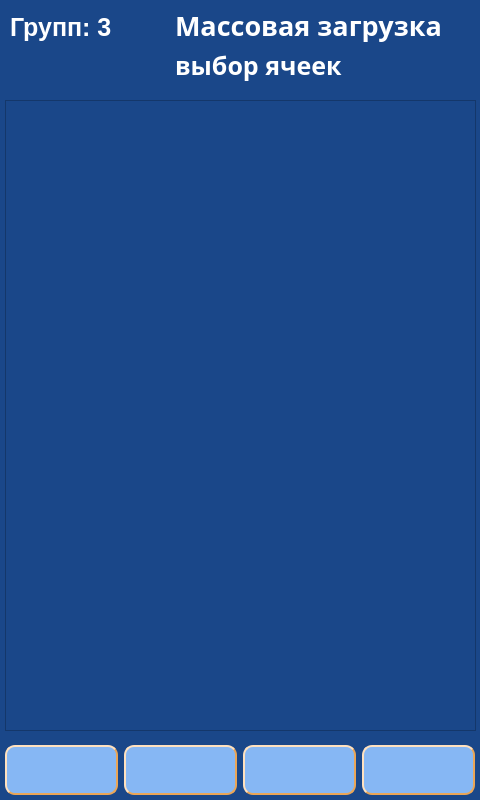
<?xml version="1.0" encoding="UTF-8"?>
<ui version="4.0">
 <class>screen_15_mass_load</class>
 <widget class="QWidget" name="screen_15_mass_load">
  <property name="geometry">
   <rect>
    <x>0</x>
    <y>0</y>
    <width>480</width>
    <height>800</height>
   </rect>
  </property>
  <property name="windowTitle">
   <string>screen_15_mass_load</string>
  </property>
  <property name="styleSheet">
   <string notr="true">background-color: #1A4789;</string>
  </property>
  <widget class="QPushButton" name="btn_up">
   <property name="geometry">
    <rect>
     <x>5</x>
     <y>745</y>
     <width>113</width>
     <height>50</height>
    </rect>
   </property>
   <property name="palette">
    <palette>
     <active>
      <colorrole role="WindowText">
       <brush brushstyle="SolidPattern">
        <color alpha="255">
         <red>0</red>
         <green>0</green>
         <blue>0</blue>
        </color>
       </brush>
      </colorrole>
      <colorrole role="Button">
       <brush brushstyle="SolidPattern">
        <color alpha="255">
         <red>134</red>
         <green>183</green>
         <blue>244</blue>
        </color>
       </brush>
      </colorrole>
      <colorrole role="Text">
       <brush brushstyle="SolidPattern">
        <color alpha="255">
         <red>0</red>
         <green>0</green>
         <blue>0</blue>
        </color>
       </brush>
      </colorrole>
      <colorrole role="ButtonText">
       <brush brushstyle="SolidPattern">
        <color alpha="255">
         <red>0</red>
         <green>0</green>
         <blue>0</blue>
        </color>
       </brush>
      </colorrole>
      <colorrole role="Base">
       <brush brushstyle="SolidPattern">
        <color alpha="255">
         <red>134</red>
         <green>183</green>
         <blue>244</blue>
        </color>
       </brush>
      </colorrole>
      <colorrole role="Window">
       <brush brushstyle="SolidPattern">
        <color alpha="255">
         <red>134</red>
         <green>183</green>
         <blue>244</blue>
        </color>
       </brush>
      </colorrole>
      <colorrole role="PlaceholderText">
       <brush brushstyle="NoBrush">
        <color alpha="128">
         <red>0</red>
         <green>0</green>
         <blue>0</blue>
        </color>
       </brush>
      </colorrole>
     </active>
     <inactive>
      <colorrole role="WindowText">
       <brush brushstyle="SolidPattern">
        <color alpha="255">
         <red>0</red>
         <green>0</green>
         <blue>0</blue>
        </color>
       </brush>
      </colorrole>
      <colorrole role="Button">
       <brush brushstyle="SolidPattern">
        <color alpha="255">
         <red>134</red>
         <green>183</green>
         <blue>244</blue>
        </color>
       </brush>
      </colorrole>
      <colorrole role="Text">
       <brush brushstyle="SolidPattern">
        <color alpha="255">
         <red>0</red>
         <green>0</green>
         <blue>0</blue>
        </color>
       </brush>
      </colorrole>
      <colorrole role="ButtonText">
       <brush brushstyle="SolidPattern">
        <color alpha="255">
         <red>0</red>
         <green>0</green>
         <blue>0</blue>
        </color>
       </brush>
      </colorrole>
      <colorrole role="Base">
       <brush brushstyle="SolidPattern">
        <color alpha="255">
         <red>134</red>
         <green>183</green>
         <blue>244</blue>
        </color>
       </brush>
      </colorrole>
      <colorrole role="Window">
       <brush brushstyle="SolidPattern">
        <color alpha="255">
         <red>134</red>
         <green>183</green>
         <blue>244</blue>
        </color>
       </brush>
      </colorrole>
      <colorrole role="PlaceholderText">
       <brush brushstyle="NoBrush">
        <color alpha="128">
         <red>0</red>
         <green>0</green>
         <blue>0</blue>
        </color>
       </brush>
      </colorrole>
     </inactive>
     <disabled>
      <colorrole role="WindowText">
       <brush brushstyle="SolidPattern">
        <color alpha="255">
         <red>0</red>
         <green>0</green>
         <blue>0</blue>
        </color>
       </brush>
      </colorrole>
      <colorrole role="Button">
       <brush brushstyle="SolidPattern">
        <color alpha="255">
         <red>134</red>
         <green>183</green>
         <blue>244</blue>
        </color>
       </brush>
      </colorrole>
      <colorrole role="Text">
       <brush brushstyle="SolidPattern">
        <color alpha="255">
         <red>0</red>
         <green>0</green>
         <blue>0</blue>
        </color>
       </brush>
      </colorrole>
      <colorrole role="ButtonText">
       <brush brushstyle="SolidPattern">
        <color alpha="255">
         <red>0</red>
         <green>0</green>
         <blue>0</blue>
        </color>
       </brush>
      </colorrole>
      <colorrole role="Base">
       <brush brushstyle="SolidPattern">
        <color alpha="255">
         <red>134</red>
         <green>183</green>
         <blue>244</blue>
        </color>
       </brush>
      </colorrole>
      <colorrole role="Window">
       <brush brushstyle="SolidPattern">
        <color alpha="255">
         <red>134</red>
         <green>183</green>
         <blue>244</blue>
        </color>
       </brush>
      </colorrole>
      <colorrole role="PlaceholderText">
       <brush brushstyle="NoBrush">
        <color alpha="128">
         <red>0</red>
         <green>0</green>
         <blue>0</blue>
        </color>
       </brush>
      </colorrole>
     </disabled>
    </palette>
   </property>
   <property name="font">
    <font>
     <family>Arial Black</family>
     <pointsize>20</pointsize>
     <weight>75</weight>
     <bold>true</bold>
    </font>
   </property>
   <property name="contextMenuPolicy">
    <enum>Qt::DefaultContextMenu</enum>
   </property>
   <property name="layoutDirection">
    <enum>Qt::LeftToRight</enum>
   </property>
   <property name="styleSheet">
    <string notr="true">color: #000000;
background-color: #86B7F4;
border-width: 2px;
border-style: outset;
border-color: #EAA657;
border-radius: 10px;</string>
   </property>
   <property name="text">
    <string/>
   </property>
   <property name="icon">
    <iconset resource="../img/resources.qrc">
     <normaloff>:/icons/sort_name.png</normaloff>:/icons/sort_name.png</iconset>
   </property>
   <property name="iconSize">
    <size>
     <width>37</width>
     <height>37</height>
    </size>
   </property>
  </widget>
  <widget class="QLabel" name="lbl_group_count">
   <property name="enabled">
    <bool>true</bool>
   </property>
   <property name="geometry">
    <rect>
     <x>10</x>
     <y>12</y>
     <width>131</width>
     <height>30</height>
    </rect>
   </property>
   <property name="font">
    <font>
     <family>Arial</family>
     <pointsize>19</pointsize>
     <weight>75</weight>
     <bold>true</bold>
    </font>
   </property>
   <property name="layoutDirection">
    <enum>Qt::LeftToRight</enum>
   </property>
   <property name="styleSheet">
    <string notr="true">color: #FFFFFF;
background-color: #1A4789;
border-width: 0px;
border-radius: 0px;</string>
   </property>
   <property name="text">
    <string>Групп: 3</string>
   </property>
  </widget>
  <widget class="QLabel" name="lbl_info_2">
   <property name="enabled">
    <bool>true</bool>
   </property>
   <property name="geometry">
    <rect>
     <x>175</x>
     <y>45</y>
     <width>181</width>
     <height>40</height>
    </rect>
   </property>
   <property name="font">
    <font>
     <family>Arial Black</family>
     <pointsize>19</pointsize>
     <weight>75</weight>
     <bold>true</bold>
    </font>
   </property>
   <property name="layoutDirection">
    <enum>Qt::LeftToRight</enum>
   </property>
   <property name="styleSheet">
    <string notr="true">color: #FFFFFF;
background-color: #1A4789;
border-width: 0px;
border-radius: 0px;</string>
   </property>
   <property name="text">
    <string>выбор ячеек</string>
   </property>
  </widget>
  <widget class="QPushButton" name="btn_back">
   <property name="geometry">
    <rect>
     <x>243</x>
     <y>745</y>
     <width>113</width>
     <height>50</height>
    </rect>
   </property>
   <property name="palette">
    <palette>
     <active>
      <colorrole role="WindowText">
       <brush brushstyle="SolidPattern">
        <color alpha="255">
         <red>0</red>
         <green>0</green>
         <blue>0</blue>
        </color>
       </brush>
      </colorrole>
      <colorrole role="Button">
       <brush brushstyle="SolidPattern">
        <color alpha="255">
         <red>134</red>
         <green>183</green>
         <blue>244</blue>
        </color>
       </brush>
      </colorrole>
      <colorrole role="Text">
       <brush brushstyle="SolidPattern">
        <color alpha="255">
         <red>0</red>
         <green>0</green>
         <blue>0</blue>
        </color>
       </brush>
      </colorrole>
      <colorrole role="ButtonText">
       <brush brushstyle="SolidPattern">
        <color alpha="255">
         <red>0</red>
         <green>0</green>
         <blue>0</blue>
        </color>
       </brush>
      </colorrole>
      <colorrole role="Base">
       <brush brushstyle="SolidPattern">
        <color alpha="255">
         <red>134</red>
         <green>183</green>
         <blue>244</blue>
        </color>
       </brush>
      </colorrole>
      <colorrole role="Window">
       <brush brushstyle="SolidPattern">
        <color alpha="255">
         <red>134</red>
         <green>183</green>
         <blue>244</blue>
        </color>
       </brush>
      </colorrole>
      <colorrole role="PlaceholderText">
       <brush brushstyle="NoBrush">
        <color alpha="128">
         <red>0</red>
         <green>0</green>
         <blue>0</blue>
        </color>
       </brush>
      </colorrole>
     </active>
     <inactive>
      <colorrole role="WindowText">
       <brush brushstyle="SolidPattern">
        <color alpha="255">
         <red>0</red>
         <green>0</green>
         <blue>0</blue>
        </color>
       </brush>
      </colorrole>
      <colorrole role="Button">
       <brush brushstyle="SolidPattern">
        <color alpha="255">
         <red>134</red>
         <green>183</green>
         <blue>244</blue>
        </color>
       </brush>
      </colorrole>
      <colorrole role="Text">
       <brush brushstyle="SolidPattern">
        <color alpha="255">
         <red>0</red>
         <green>0</green>
         <blue>0</blue>
        </color>
       </brush>
      </colorrole>
      <colorrole role="ButtonText">
       <brush brushstyle="SolidPattern">
        <color alpha="255">
         <red>0</red>
         <green>0</green>
         <blue>0</blue>
        </color>
       </brush>
      </colorrole>
      <colorrole role="Base">
       <brush brushstyle="SolidPattern">
        <color alpha="255">
         <red>134</red>
         <green>183</green>
         <blue>244</blue>
        </color>
       </brush>
      </colorrole>
      <colorrole role="Window">
       <brush brushstyle="SolidPattern">
        <color alpha="255">
         <red>134</red>
         <green>183</green>
         <blue>244</blue>
        </color>
       </brush>
      </colorrole>
      <colorrole role="PlaceholderText">
       <brush brushstyle="NoBrush">
        <color alpha="128">
         <red>0</red>
         <green>0</green>
         <blue>0</blue>
        </color>
       </brush>
      </colorrole>
     </inactive>
     <disabled>
      <colorrole role="WindowText">
       <brush brushstyle="SolidPattern">
        <color alpha="255">
         <red>0</red>
         <green>0</green>
         <blue>0</blue>
        </color>
       </brush>
      </colorrole>
      <colorrole role="Button">
       <brush brushstyle="SolidPattern">
        <color alpha="255">
         <red>134</red>
         <green>183</green>
         <blue>244</blue>
        </color>
       </brush>
      </colorrole>
      <colorrole role="Text">
       <brush brushstyle="SolidPattern">
        <color alpha="255">
         <red>0</red>
         <green>0</green>
         <blue>0</blue>
        </color>
       </brush>
      </colorrole>
      <colorrole role="ButtonText">
       <brush brushstyle="SolidPattern">
        <color alpha="255">
         <red>0</red>
         <green>0</green>
         <blue>0</blue>
        </color>
       </brush>
      </colorrole>
      <colorrole role="Base">
       <brush brushstyle="SolidPattern">
        <color alpha="255">
         <red>134</red>
         <green>183</green>
         <blue>244</blue>
        </color>
       </brush>
      </colorrole>
      <colorrole role="Window">
       <brush brushstyle="SolidPattern">
        <color alpha="255">
         <red>134</red>
         <green>183</green>
         <blue>244</blue>
        </color>
       </brush>
      </colorrole>
      <colorrole role="PlaceholderText">
       <brush brushstyle="NoBrush">
        <color alpha="128">
         <red>0</red>
         <green>0</green>
         <blue>0</blue>
        </color>
       </brush>
      </colorrole>
     </disabled>
    </palette>
   </property>
   <property name="font">
    <font>
     <family>Arial Black</family>
     <pointsize>20</pointsize>
     <weight>75</weight>
     <bold>true</bold>
    </font>
   </property>
   <property name="contextMenuPolicy">
    <enum>Qt::DefaultContextMenu</enum>
   </property>
   <property name="layoutDirection">
    <enum>Qt::LeftToRight</enum>
   </property>
   <property name="styleSheet">
    <string notr="true">color: #000000;
background-color: #86B7F4;
border-width: 2px;
border-style: outset;
border-color: #EAA657;
border-radius: 10px;</string>
   </property>
   <property name="text">
    <string/>
   </property>
   <property name="icon">
    <iconset resource="../img/resources.qrc">
     <normaloff>:/icons/back.png</normaloff>:/icons/back.png</iconset>
   </property>
   <property name="iconSize">
    <size>
     <width>51</width>
     <height>51</height>
    </size>
   </property>
  </widget>
  <widget class="QPushButton" name="btn_load_ok">
   <property name="geometry">
    <rect>
     <x>124</x>
     <y>745</y>
     <width>113</width>
     <height>50</height>
    </rect>
   </property>
   <property name="palette">
    <palette>
     <active>
      <colorrole role="WindowText">
       <brush brushstyle="SolidPattern">
        <color alpha="255">
         <red>0</red>
         <green>0</green>
         <blue>0</blue>
        </color>
       </brush>
      </colorrole>
      <colorrole role="Button">
       <brush brushstyle="SolidPattern">
        <color alpha="255">
         <red>134</red>
         <green>183</green>
         <blue>244</blue>
        </color>
       </brush>
      </colorrole>
      <colorrole role="Text">
       <brush brushstyle="SolidPattern">
        <color alpha="255">
         <red>0</red>
         <green>0</green>
         <blue>0</blue>
        </color>
       </brush>
      </colorrole>
      <colorrole role="ButtonText">
       <brush brushstyle="SolidPattern">
        <color alpha="255">
         <red>0</red>
         <green>0</green>
         <blue>0</blue>
        </color>
       </brush>
      </colorrole>
      <colorrole role="Base">
       <brush brushstyle="SolidPattern">
        <color alpha="255">
         <red>134</red>
         <green>183</green>
         <blue>244</blue>
        </color>
       </brush>
      </colorrole>
      <colorrole role="Window">
       <brush brushstyle="SolidPattern">
        <color alpha="255">
         <red>134</red>
         <green>183</green>
         <blue>244</blue>
        </color>
       </brush>
      </colorrole>
      <colorrole role="PlaceholderText">
       <brush brushstyle="NoBrush">
        <color alpha="128">
         <red>0</red>
         <green>0</green>
         <blue>0</blue>
        </color>
       </brush>
      </colorrole>
     </active>
     <inactive>
      <colorrole role="WindowText">
       <brush brushstyle="SolidPattern">
        <color alpha="255">
         <red>0</red>
         <green>0</green>
         <blue>0</blue>
        </color>
       </brush>
      </colorrole>
      <colorrole role="Button">
       <brush brushstyle="SolidPattern">
        <color alpha="255">
         <red>134</red>
         <green>183</green>
         <blue>244</blue>
        </color>
       </brush>
      </colorrole>
      <colorrole role="Text">
       <brush brushstyle="SolidPattern">
        <color alpha="255">
         <red>0</red>
         <green>0</green>
         <blue>0</blue>
        </color>
       </brush>
      </colorrole>
      <colorrole role="ButtonText">
       <brush brushstyle="SolidPattern">
        <color alpha="255">
         <red>0</red>
         <green>0</green>
         <blue>0</blue>
        </color>
       </brush>
      </colorrole>
      <colorrole role="Base">
       <brush brushstyle="SolidPattern">
        <color alpha="255">
         <red>134</red>
         <green>183</green>
         <blue>244</blue>
        </color>
       </brush>
      </colorrole>
      <colorrole role="Window">
       <brush brushstyle="SolidPattern">
        <color alpha="255">
         <red>134</red>
         <green>183</green>
         <blue>244</blue>
        </color>
       </brush>
      </colorrole>
      <colorrole role="PlaceholderText">
       <brush brushstyle="NoBrush">
        <color alpha="128">
         <red>0</red>
         <green>0</green>
         <blue>0</blue>
        </color>
       </brush>
      </colorrole>
     </inactive>
     <disabled>
      <colorrole role="WindowText">
       <brush brushstyle="SolidPattern">
        <color alpha="255">
         <red>0</red>
         <green>0</green>
         <blue>0</blue>
        </color>
       </brush>
      </colorrole>
      <colorrole role="Button">
       <brush brushstyle="SolidPattern">
        <color alpha="255">
         <red>134</red>
         <green>183</green>
         <blue>244</blue>
        </color>
       </brush>
      </colorrole>
      <colorrole role="Text">
       <brush brushstyle="SolidPattern">
        <color alpha="255">
         <red>0</red>
         <green>0</green>
         <blue>0</blue>
        </color>
       </brush>
      </colorrole>
      <colorrole role="ButtonText">
       <brush brushstyle="SolidPattern">
        <color alpha="255">
         <red>0</red>
         <green>0</green>
         <blue>0</blue>
        </color>
       </brush>
      </colorrole>
      <colorrole role="Base">
       <brush brushstyle="SolidPattern">
        <color alpha="255">
         <red>134</red>
         <green>183</green>
         <blue>244</blue>
        </color>
       </brush>
      </colorrole>
      <colorrole role="Window">
       <brush brushstyle="SolidPattern">
        <color alpha="255">
         <red>134</red>
         <green>183</green>
         <blue>244</blue>
        </color>
       </brush>
      </colorrole>
      <colorrole role="PlaceholderText">
       <brush brushstyle="NoBrush">
        <color alpha="128">
         <red>0</red>
         <green>0</green>
         <blue>0</blue>
        </color>
       </brush>
      </colorrole>
     </disabled>
    </palette>
   </property>
   <property name="font">
    <font>
     <family>Arial Black</family>
     <pointsize>20</pointsize>
     <weight>75</weight>
     <bold>true</bold>
    </font>
   </property>
   <property name="contextMenuPolicy">
    <enum>Qt::DefaultContextMenu</enum>
   </property>
   <property name="layoutDirection">
    <enum>Qt::LeftToRight</enum>
   </property>
   <property name="styleSheet">
    <string notr="true">color: #000000;
background-color: #86B7F4;
border-width: 2px;
border-style: outset;
border-color: #EAA657;
border-radius: 10px;</string>
   </property>
   <property name="text">
    <string/>
   </property>
   <property name="icon">
    <iconset>
     <normalon>:/icons/ok.png</normalon>
    </iconset>
   </property>
   <property name="iconSize">
    <size>
     <width>51</width>
     <height>51</height>
    </size>
   </property>
  </widget>
  <widget class="QLabel" name="lbl_info_1">
   <property name="enabled">
    <bool>true</bool>
   </property>
   <property name="geometry">
    <rect>
     <x>175</x>
     <y>5</y>
     <width>300</width>
     <height>40</height>
    </rect>
   </property>
   <property name="font">
    <font>
     <family>Arial Black</family>
     <pointsize>20</pointsize>
     <weight>75</weight>
     <bold>true</bold>
    </font>
   </property>
   <property name="layoutDirection">
    <enum>Qt::LeftToRight</enum>
   </property>
   <property name="styleSheet">
    <string notr="true">color: #FFFFFF;
background-color: #1A4789;
border-width: 0px;
border-radius: 0px;</string>
   </property>
   <property name="text">
    <string>Массовая загрузка</string>
   </property>
  </widget>
  <widget class="QPushButton" name="btn_down">
   <property name="geometry">
    <rect>
     <x>362</x>
     <y>745</y>
     <width>113</width>
     <height>50</height>
    </rect>
   </property>
   <property name="palette">
    <palette>
     <active>
      <colorrole role="WindowText">
       <brush brushstyle="SolidPattern">
        <color alpha="255">
         <red>0</red>
         <green>0</green>
         <blue>0</blue>
        </color>
       </brush>
      </colorrole>
      <colorrole role="Button">
       <brush brushstyle="SolidPattern">
        <color alpha="255">
         <red>134</red>
         <green>183</green>
         <blue>244</blue>
        </color>
       </brush>
      </colorrole>
      <colorrole role="Text">
       <brush brushstyle="SolidPattern">
        <color alpha="255">
         <red>0</red>
         <green>0</green>
         <blue>0</blue>
        </color>
       </brush>
      </colorrole>
      <colorrole role="ButtonText">
       <brush brushstyle="SolidPattern">
        <color alpha="255">
         <red>0</red>
         <green>0</green>
         <blue>0</blue>
        </color>
       </brush>
      </colorrole>
      <colorrole role="Base">
       <brush brushstyle="SolidPattern">
        <color alpha="255">
         <red>134</red>
         <green>183</green>
         <blue>244</blue>
        </color>
       </brush>
      </colorrole>
      <colorrole role="Window">
       <brush brushstyle="SolidPattern">
        <color alpha="255">
         <red>134</red>
         <green>183</green>
         <blue>244</blue>
        </color>
       </brush>
      </colorrole>
      <colorrole role="PlaceholderText">
       <brush brushstyle="NoBrush">
        <color alpha="128">
         <red>0</red>
         <green>0</green>
         <blue>0</blue>
        </color>
       </brush>
      </colorrole>
     </active>
     <inactive>
      <colorrole role="WindowText">
       <brush brushstyle="SolidPattern">
        <color alpha="255">
         <red>0</red>
         <green>0</green>
         <blue>0</blue>
        </color>
       </brush>
      </colorrole>
      <colorrole role="Button">
       <brush brushstyle="SolidPattern">
        <color alpha="255">
         <red>134</red>
         <green>183</green>
         <blue>244</blue>
        </color>
       </brush>
      </colorrole>
      <colorrole role="Text">
       <brush brushstyle="SolidPattern">
        <color alpha="255">
         <red>0</red>
         <green>0</green>
         <blue>0</blue>
        </color>
       </brush>
      </colorrole>
      <colorrole role="ButtonText">
       <brush brushstyle="SolidPattern">
        <color alpha="255">
         <red>0</red>
         <green>0</green>
         <blue>0</blue>
        </color>
       </brush>
      </colorrole>
      <colorrole role="Base">
       <brush brushstyle="SolidPattern">
        <color alpha="255">
         <red>134</red>
         <green>183</green>
         <blue>244</blue>
        </color>
       </brush>
      </colorrole>
      <colorrole role="Window">
       <brush brushstyle="SolidPattern">
        <color alpha="255">
         <red>134</red>
         <green>183</green>
         <blue>244</blue>
        </color>
       </brush>
      </colorrole>
      <colorrole role="PlaceholderText">
       <brush brushstyle="NoBrush">
        <color alpha="128">
         <red>0</red>
         <green>0</green>
         <blue>0</blue>
        </color>
       </brush>
      </colorrole>
     </inactive>
     <disabled>
      <colorrole role="WindowText">
       <brush brushstyle="SolidPattern">
        <color alpha="255">
         <red>0</red>
         <green>0</green>
         <blue>0</blue>
        </color>
       </brush>
      </colorrole>
      <colorrole role="Button">
       <brush brushstyle="SolidPattern">
        <color alpha="255">
         <red>134</red>
         <green>183</green>
         <blue>244</blue>
        </color>
       </brush>
      </colorrole>
      <colorrole role="Text">
       <brush brushstyle="SolidPattern">
        <color alpha="255">
         <red>0</red>
         <green>0</green>
         <blue>0</blue>
        </color>
       </brush>
      </colorrole>
      <colorrole role="ButtonText">
       <brush brushstyle="SolidPattern">
        <color alpha="255">
         <red>0</red>
         <green>0</green>
         <blue>0</blue>
        </color>
       </brush>
      </colorrole>
      <colorrole role="Base">
       <brush brushstyle="SolidPattern">
        <color alpha="255">
         <red>134</red>
         <green>183</green>
         <blue>244</blue>
        </color>
       </brush>
      </colorrole>
      <colorrole role="Window">
       <brush brushstyle="SolidPattern">
        <color alpha="255">
         <red>134</red>
         <green>183</green>
         <blue>244</blue>
        </color>
       </brush>
      </colorrole>
      <colorrole role="PlaceholderText">
       <brush brushstyle="NoBrush">
        <color alpha="128">
         <red>0</red>
         <green>0</green>
         <blue>0</blue>
        </color>
       </brush>
      </colorrole>
     </disabled>
    </palette>
   </property>
   <property name="font">
    <font>
     <family>Arial Black</family>
     <pointsize>20</pointsize>
     <weight>75</weight>
     <bold>true</bold>
    </font>
   </property>
   <property name="contextMenuPolicy">
    <enum>Qt::DefaultContextMenu</enum>
   </property>
   <property name="layoutDirection">
    <enum>Qt::LeftToRight</enum>
   </property>
   <property name="styleSheet">
    <string notr="true">color: #000000;
background-color: #86B7F4;
border-width: 2px;
border-style: outset;
border-color: #EAA657;
border-radius: 10px;</string>
   </property>
   <property name="text">
    <string/>
   </property>
   <property name="icon">
    <iconset resource="../img/resources.qrc">
     <normaloff>:/icons/sort_number.png</normaloff>:/icons/sort_number.png</iconset>
   </property>
   <property name="iconSize">
    <size>
     <width>37</width>
     <height>37</height>
    </size>
   </property>
  </widget>
  <widget class="QListWidget" name="listWidget">
   <property name="enabled">
    <bool>true</bool>
   </property>
   <property name="geometry">
    <rect>
     <x>5</x>
     <y>100</y>
     <width>471</width>
     <height>631</height>
    </rect>
   </property>
   <property name="whatsThis">
    <string>&lt;html&gt;&lt;head/&gt;&lt;body&gt;&lt;p&gt;&lt;br/&gt;&lt;/p&gt;&lt;/body&gt;&lt;/html&gt;</string>
   </property>
  </widget>
 </widget>
 <resources>
  <include location="../img/resources.qrc"/>
 </resources>
 <connections/>
</ui>
